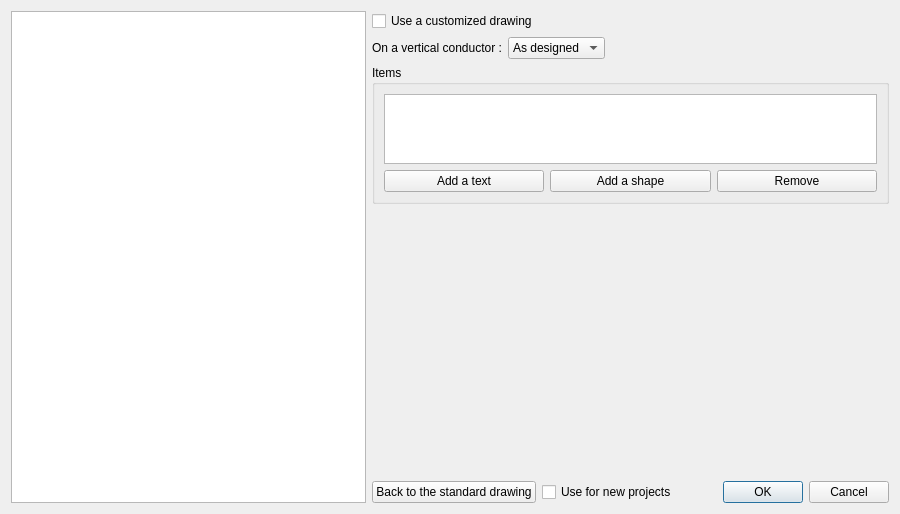
<?xml version="1.0" encoding="UTF-8"?>
<ui version="4.0">
 <class>DefinitionMarkStyleEditor</class>
 <widget class="QDialog" name="DefinitionMarkStyleEditor">
  <property name="geometry">
   <rect>
    <x>0</x>
    <y>0</y>
    <width>900</width>
    <height>470</height>
   </rect>
  </property>
  <property name="windowTitle">
   <string>Customize the stroke and its texts</string>
  </property>
  <layout class="QGridLayout" name="m_main_gl">
   <item row="0" column="0" rowspan="5">
    <widget class="QGraphicsView" name="m_preview_view">
     <property name="toolTip">
      <string>The stroke as the conductors show it. Drag the shapes and texts to move them.</string>
     </property>
     <property name="frameShape">
      <enum>QFrame::StyledPanel</enum>
     </property>
    </widget>
   </item>
   <item row="0" column="1">
    <widget class="QCheckBox" name="m_enabled_cb">
     <property name="toolTip">
      <string>Draw the stroke with the shapes and texts below instead of the standard slanted stroke. The drawing is saved with the project.</string>
     </property>
     <property name="text">
      <string>Use a customized drawing</string>
     </property>
    </widget>
   </item>
   <item row="1" column="1">
    <layout class="QHBoxLayout" name="m_turn_hl">
     <item>
      <widget class="QLabel" name="m_vertical_turn_label">
       <property name="text">
        <string>On a vertical conductor :</string>
       </property>
      </widget>
     </item>
     <item>
      <widget class="QComboBox" name="m_vertical_turn_cb">
       <property name="toolTip">
        <string>Where the conductor runs up and down, the drawing turns by this much: shapes, texts and their places turn with it.</string>
       </property>
       <item>
        <property name="text">
         <string>As designed</string>
        </property>
       </item>
       <item>
        <property name="text">
         <string>Turns 90°</string>
        </property>
       </item>
       <item>
        <property name="text">
         <string>Turns 180°</string>
        </property>
       </item>
       <item>
        <property name="text">
         <string>Turns 270°</string>
        </property>
       </item>
      </widget>
     </item>
     <item>
      <spacer name="m_turn_spacer">
       <property name="orientation">
        <enum>Qt::Horizontal</enum>
       </property>
       <property name="sizeHint" stdset="0">
        <size>
         <width>40</width>
         <height>20</height>
        </size>
       </property>
      </spacer>
     </item>
    </layout>
   </item>
   <item row="2" column="1">
    <widget class="QGroupBox" name="m_items_gb">
     <property name="title">
      <string>Items</string>
     </property>
     <layout class="QVBoxLayout" name="m_items_vl">
      <item>
       <widget class="QListWidget" name="m_items_lw"/>
      </item>
      <item>
       <layout class="QHBoxLayout" name="m_add_hl">
        <item>
         <widget class="QPushButton" name="m_add_text_pb">
          <property name="toolTip">
           <string>Add a text whose words come from a formula</string>
          </property>
          <property name="text">
           <string>Add a text</string>
          </property>
         </widget>
        </item>
        <item>
         <widget class="QPushButton" name="m_add_shape_pb">
          <property name="toolTip">
           <string>Add a line, a circle or a rectangle to the stroke</string>
          </property>
          <property name="text">
           <string>Add a shape</string>
          </property>
         </widget>
        </item>
        <item>
         <widget class="QPushButton" name="m_remove_pb">
          <property name="toolTip">
           <string>Remove the selected item</string>
          </property>
          <property name="text">
           <string>Remove</string>
          </property>
         </widget>
        </item>
       </layout>
      </item>
     </layout>
    </widget>
   </item>
   <item row="3" column="1">
    <widget class="QStackedWidget" name="m_properties_stack">
     <property name="currentIndex">
      <number>0</number>
     </property>
     <widget class="QWidget" name="m_no_selection_page"/>
     <widget class="QWidget" name="m_shape_page">
      <layout class="QGridLayout" name="m_shape_gl">
       <item row="0" column="0">
        <widget class="QLabel" name="m_shape_kind_label">
         <property name="text">
          <string>Shape :</string>
         </property>
        </widget>
       </item>
       <item row="0" column="1" colspan="3">
        <widget class="QComboBox" name="m_shape_kind_cb">
         <item>
          <property name="text">
           <string>Line</string>
          </property>
         </item>
         <item>
          <property name="text">
           <string>Circle</string>
          </property>
         </item>
         <item>
          <property name="text">
           <string>Rectangle</string>
          </property>
         </item>
        </widget>
       </item>
       <item row="1" column="0">
        <widget class="QLabel" name="m_shape_x_label">
         <property name="text">
          <string>Position X :</string>
         </property>
        </widget>
       </item>
       <item row="1" column="1">
        <widget class="QDoubleSpinBox" name="m_shape_x_sb">
         <property name="minimum">
          <double>-1000.000000000000000</double>
         </property>
         <property name="maximum">
          <double>1000.000000000000000</double>
         </property>
        </widget>
       </item>
       <item row="1" column="2">
        <widget class="QLabel" name="m_shape_y_label">
         <property name="text">
          <string>Position Y :</string>
         </property>
        </widget>
       </item>
       <item row="1" column="3">
        <widget class="QDoubleSpinBox" name="m_shape_y_sb">
         <property name="minimum">
          <double>-1000.000000000000000</double>
         </property>
         <property name="maximum">
          <double>1000.000000000000000</double>
         </property>
        </widget>
       </item>
       <item row="2" column="0">
        <widget class="QLabel" name="m_shape_rotation_label">
         <property name="text">
          <string>Rotation :</string>
         </property>
        </widget>
       </item>
       <item row="2" column="1">
        <widget class="QDoubleSpinBox" name="m_shape_rotation_sb">
         <property name="minimum">
          <double>-360.000000000000000</double>
         </property>
         <property name="maximum">
          <double>360.000000000000000</double>
         </property>
        </widget>
       </item>
       <item row="2" column="2">
        <widget class="QLabel" name="m_shape_width_label">
         <property name="text">
          <string>Length :</string>
         </property>
        </widget>
       </item>
       <item row="2" column="3">
        <widget class="QDoubleSpinBox" name="m_shape_width_sb">
         <property name="minimum">
          <double>0.500000000000000</double>
         </property>
         <property name="maximum">
          <double>500.000000000000000</double>
         </property>
         <property name="value">
          <double>8.000000000000000</double>
         </property>
        </widget>
       </item>
       <item row="3" column="0">
        <widget class="QLabel" name="m_shape_height_label">
         <property name="text">
          <string>Height :</string>
         </property>
        </widget>
       </item>
       <item row="3" column="1">
        <widget class="QDoubleSpinBox" name="m_shape_height_sb">
         <property name="minimum">
          <double>0.500000000000000</double>
         </property>
         <property name="maximum">
          <double>500.000000000000000</double>
         </property>
         <property name="value">
          <double>8.000000000000000</double>
         </property>
        </widget>
       </item>
       <item row="3" column="2">
        <widget class="QLabel" name="m_shape_pen_width_label">
         <property name="text">
          <string>Pen width :</string>
         </property>
        </widget>
       </item>
       <item row="3" column="3">
        <widget class="QDoubleSpinBox" name="m_shape_pen_width_sb">
         <property name="toolTip">
          <string>The width of the shape's own outline, whatever the conductor's width is.</string>
         </property>
         <property name="specialValueText">
          <string>Conductor's</string>
         </property>
         <property name="decimals">
          <number>1</number>
         </property>
         <property name="minimum">
          <double>0.000000000000000</double>
         </property>
         <property name="maximum">
          <double>50.000000000000000</double>
         </property>
        </widget>
       </item>
       <item row="4" column="0">
        <widget class="QLabel" name="m_shape_color_label">
         <property name="text">
          <string>Colour :</string>
         </property>
        </widget>
       </item>
       <item row="4" column="1">
        <widget class="KColorButton" name="m_shape_color_kpb"/>
       </item>
       <item row="4" column="2" colspan="2">
        <widget class="QCheckBox" name="m_shape_auto_color_cb">
         <property name="toolTip">
          <string>Draw the shape in the conductor's own colour.</string>
         </property>
         <property name="text">
          <string>Conductor's own colour</string>
         </property>
        </widget>
       </item>
       <item row="5" column="0" colspan="4">
        <widget class="QCheckBox" name="m_shape_filled_cb">
         <property name="text">
          <string>Filled</string>
         </property>
        </widget>
       </item>
      </layout>
     </widget>
     <widget class="QWidget" name="m_text_page">
      <layout class="QGridLayout" name="m_text_gl">
       <item row="0" column="0">
        <widget class="QLabel" name="m_text_formula_label">
         <property name="text">
          <string>Text :</string>
         </property>
        </widget>
       </item>
       <item row="0" column="1" colspan="3">
        <widget class="QPlainTextEdit" name="m_text_formula_pte">
         <property name="toolTip">
          <string>The words of the text, with the variables of a conductor's formula: %wc is its colour, %ws its section and so on.</string>
         </property>
         <property name="maximumSize">
          <size>
           <width>16777215</width>
           <height>60</height>
          </size>
         </property>
        </widget>
       </item>
       <item row="1" column="1" colspan="3">
        <widget class="QToolButton" name="m_insert_variable_tb">
         <property name="text">
          <string>Insert a variable</string>
         </property>
         <property name="popupMode">
          <enum>QToolButton::InstantPopup</enum>
         </property>
        </widget>
       </item>
       <item row="2" column="0" colspan="4">
        <widget class="QLabel" name="m_variable_help_label">
         <property name="text">
          <string notr="true">set in the constructor</string>
         </property>
         <property name="wordWrap">
          <bool>true</bool>
         </property>
        </widget>
       </item>
       <item row="3" column="0">
        <widget class="QLabel" name="m_text_x_label">
         <property name="text">
          <string>Position X :</string>
         </property>
        </widget>
       </item>
       <item row="3" column="1">
        <widget class="QDoubleSpinBox" name="m_text_x_sb">
         <property name="minimum">
          <double>-1000.000000000000000</double>
         </property>
         <property name="maximum">
          <double>1000.000000000000000</double>
         </property>
        </widget>
       </item>
       <item row="3" column="2">
        <widget class="QLabel" name="m_text_y_label">
         <property name="text">
          <string>Position Y :</string>
         </property>
        </widget>
       </item>
       <item row="3" column="3">
        <widget class="QDoubleSpinBox" name="m_text_y_sb">
         <property name="minimum">
          <double>-1000.000000000000000</double>
         </property>
         <property name="maximum">
          <double>1000.000000000000000</double>
         </property>
        </widget>
       </item>
       <item row="4" column="0">
        <widget class="QLabel" name="m_text_rotation_label">
         <property name="text">
          <string>Rotation :</string>
         </property>
        </widget>
       </item>
       <item row="4" column="1">
        <widget class="QDoubleSpinBox" name="m_text_rotation_sb">
         <property name="minimum">
          <double>-360.000000000000000</double>
         </property>
         <property name="maximum">
          <double>360.000000000000000</double>
         </property>
        </widget>
       </item>
       <item row="4" column="2">
        <widget class="QLabel" name="m_text_size_label">
         <property name="text">
          <string>Size :</string>
         </property>
        </widget>
       </item>
       <item row="4" column="3">
        <widget class="QDoubleSpinBox" name="m_text_size_sb">
         <property name="toolTip">
          <string>The size of the text in points, whatever the conductor's own text size is.</string>
         </property>
         <property name="specialValueText">
          <string>Conductor's</string>
         </property>
         <property name="decimals">
          <number>1</number>
         </property>
         <property name="minimum">
          <double>0.000000000000000</double>
         </property>
         <property name="maximum">
          <double>100.000000000000000</double>
         </property>
        </widget>
       </item>
       <item row="5" column="0">
        <widget class="QLabel" name="m_text_alignment_label">
         <property name="text">
          <string>Alignment :</string>
         </property>
        </widget>
       </item>
       <item row="5" column="1">
        <widget class="QComboBox" name="m_text_halign_cb">
         <property name="toolTip">
          <string>Where the text stands around its place: Left, so the text grows to the right from it.</string>
         </property>
         <item>
          <property name="text">
           <string>Left</string>
          </property>
         </item>
         <item>
          <property name="text">
           <string>Center</string>
          </property>
         </item>
         <item>
          <property name="text">
           <string>Right</string>
          </property>
         </item>
        </widget>
       </item>
       <item row="5" column="2" colspan="2">
        <widget class="QComboBox" name="m_text_valign_cb">
         <property name="toolTip">
          <string>Where the text stands around its place: Top, so the text grows downwards from it.</string>
         </property>
         <item>
          <property name="text">
           <string>Top</string>
          </property>
         </item>
         <item>
          <property name="text">
           <string>Middle</string>
          </property>
         </item>
         <item>
          <property name="text">
           <string>Bottom</string>
          </property>
         </item>
        </widget>
       </item>
       <item row="6" column="0">
        <widget class="QLabel" name="m_text_color_label">
         <property name="text">
          <string>Colour :</string>
         </property>
        </widget>
       </item>
       <item row="6" column="1">
        <widget class="KColorButton" name="m_text_color_kpb"/>
       </item>
       <item row="6" column="2" colspan="2">
        <widget class="QCheckBox" name="m_text_auto_color_cb">
         <property name="toolTip">
          <string>Write the text in the conductor's own text colour.</string>
         </property>
         <property name="text">
          <string>Conductor's own colour</string>
         </property>
        </widget>
       </item>
       <item row="7" column="0" colspan="4">
        <widget class="QCheckBox" name="m_text_upright_cb">
         <property name="toolTip">
          <string>Keep the text horizontal whatever the drawing does. When off, the text turns with it, for example on a conductor that runs up and down.</string>
         </property>
         <property name="text">
          <string>Text stays horizontal</string>
         </property>
        </widget>
       </item>
      </layout>
     </widget>
    </widget>
   </item>
   <item row="4" column="1">
    <layout class="QHBoxLayout" name="m_bottom_hl">
     <item>
      <widget class="QPushButton" name="m_standard_pb">
       <property name="toolTip">
        <string>Go back to the standard slanted stroke, with the colour above and the section below.</string>
       </property>
       <property name="text">
        <string>Back to the standard drawing</string>
       </property>
      </widget>
     </item>
     <item>
      <widget class="QCheckBox" name="m_as_default_cb">
       <property name="toolTip">
        <string>The projects you create from now on start with this drawing; the open one keeps its own.</string>
       </property>
       <property name="text">
        <string>Use for new projects</string>
       </property>
      </widget>
     </item>
     <item>
      <spacer name="m_bottom_spacer">
       <property name="orientation">
        <enum>Qt::Horizontal</enum>
       </property>
       <property name="sizeHint" stdset="0">
        <size>
         <width>40</width>
         <height>20</height>
        </size>
       </property>
      </spacer>
     </item>
     <item>
      <widget class="QDialogButtonBox" name="m_button_box">
       <property name="orientation">
        <enum>Qt::Horizontal</enum>
       </property>
       <property name="standardButtons">
        <set>QDialogButtonBox::Cancel|QDialogButtonBox::Ok</set>
       </property>
      </widget>
     </item>
    </layout>
   </item>
  </layout>
 </widget>
 <customwidgets>
  <customwidget>
   <class>KColorButton</class>
   <extends>QPushButton</extends>
   <header>kcolorbutton.h</header>
  </customwidget>
 </customwidgets>
 <resources/>
 <connections/>
</ui>
